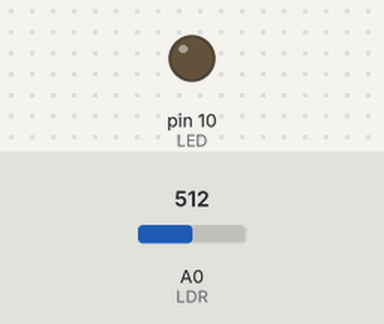
A sketch run on a simulated Arduino Uno, built with avr-gcc and run on an emulated ATmega328P. Parts: output pins drawn as LEDs (lit = HIGH). The test bench sets the inputs (shaded band); at power-on: A0 (LDR) = 512.

Above: at 1.2 s.
1.3 s: A0 (LDR) set to 490
At 2.4 s:
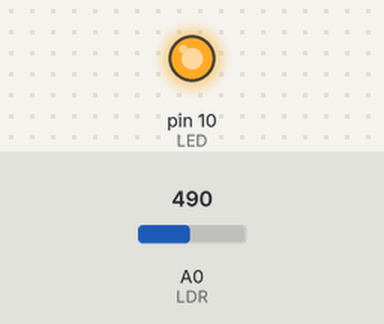
2.8 s: A0 (LDR) set to 510
At 3.6 s:
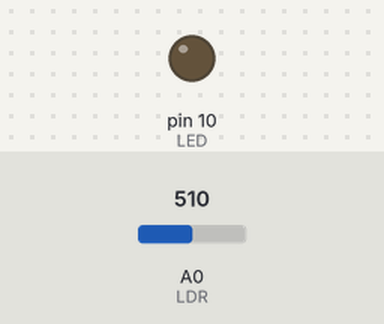
4.3 s: A0 (LDR) set to 306
At 4.7 s:
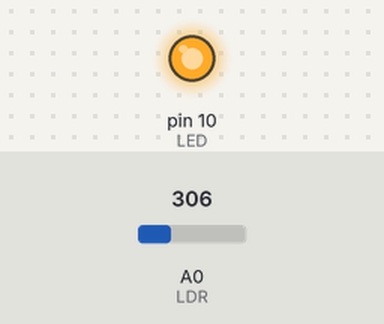
Timing chart, 0 to 7.3 s (numbered marks = the images above; inputs shaded):
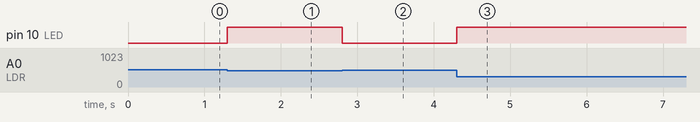

The sketch:

Cod_Test.ino
```cpp
int LED = 10;        // Define o pino digital 10 como a saída para o LED
int LDR = A0;        // Define o pino analógico A0 como a entrada para o sensor LDR
int valor_LDR = 0;  // Variável que armazenará o valor lido do LDR

void setup() {
  pinMode(LED, OUTPUT);   // Configura o pino do LED como saída
  pinMode(LDR, INPUT);    // Configura o pino do LDR como entrada
}

void loop() {
   valor_LDR = analogRead(LDR); // Lê o valor do LDR e armazena na variável

   // Se o valor lido for menor que 500 (indicando pouca luz ou escuridão):
   if (valor_LDR < 500) {
      digitalWrite(LED, HIGH);   // Liga o LED
   }
   else {                        // Caso contrário (quando há mais luz):
      digitalWrite(LED, LOW);    // Desliga o LED
   }
}
// Note que esse valor de 500 equivale a referência do potenciometro no nosso projeto analogico
```

Measured:
- the behaviour switches between 500 and 499 on A0 (LDR) (found by bisection; images 0 and 1)
- after the input at 1.3 s, pin 10 (LED): LOW → HIGH at once
- after the input at 2.8 s, pin 10 (LED): HIGH → LOW at once
- after the input at 4.3 s, pin 10 (LED): LOW → HIGH at once
